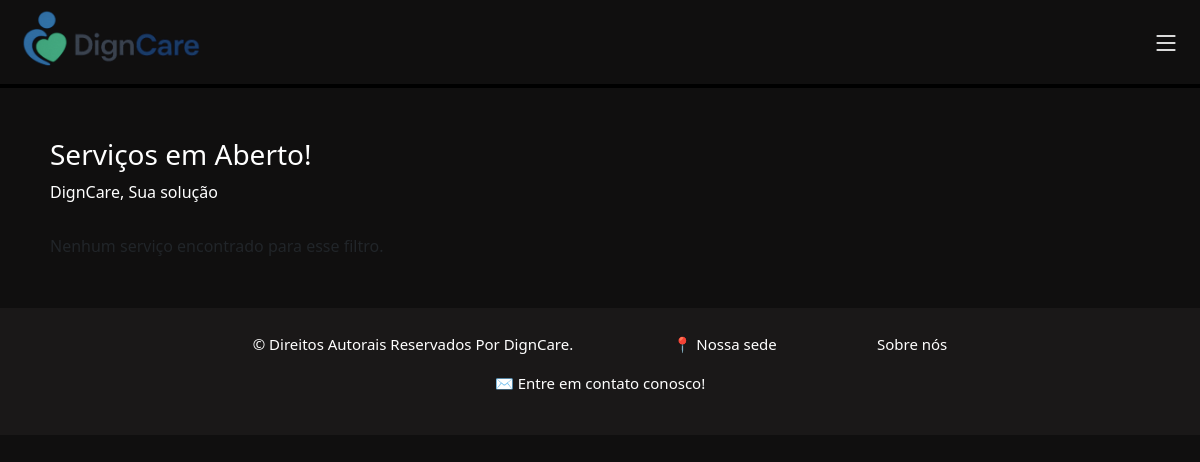
Page /html/servicos_abertos.php on the earlier database version.
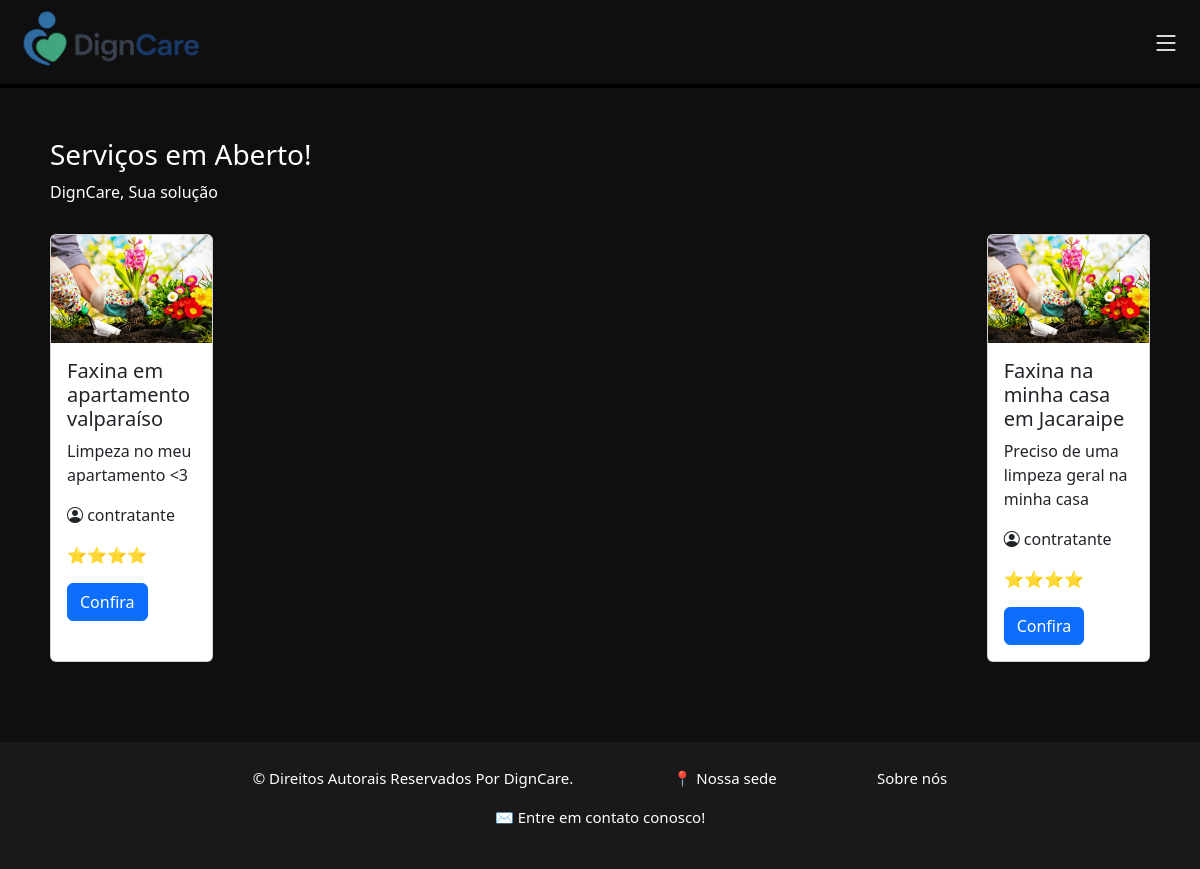
Same page on the later database version.
### tables this page shows
CREATE TABLE `servico` (
  `servico_id` int NOT NULL AUTO_INCREMENT,
  `user_id_contratante` int NOT NULL,
  `user_id_contratado` int DEFAULT NULL,
  `local_id` int DEFAULT NULL,
  `tipoServico_id` int NOT NULL,
  `servico_data_criado` date DEFAULT NULL,
  `servico_data_realizado` date DEFAULT NULL,
  `avaliacao_id` int DEFAULT NULL,
  `servico_titulo` varchar(45) NOT NULL,
  `servico_descricao` varchar(250) DEFAULT NULL,
  `servico_valor` decimal(10,2) NOT NULL,
  PRIMARY KEY (`servico_id`),
  KEY `user_id_contratante_idx` (`user_id_contratante`),
  KEY `user_id_contratado_idx` (`user_id_contratado`),
  KEY `local_id_idx` (`local_id`),
  KEY `tipoServico_id_idx` (`tipoServico_id`),
  KEY `avaliacao_id_idx` (`avaliacao_id`),
  CONSTRAINT `fk_avaliacao_id` FOREIGN KEY (`avaliacao_id`) REFERENCES `avaliacao` (`avaliacao_id`)
);

CREATE TABLE `usuario` (
  `usr_id` int NOT NULL AUTO_INCREMENT,
  `usr_nome` varchar(50) NOT NULL,
  `usr_cpf` varchar(45) NOT NULL,
  `usr_idade` int DEFAULT NULL,
  `usr_tipo` varchar(45) DEFAULT NULL,
  `usr_email` varchar(45) NOT NULL,
  `usr_senha` varchar(100) NOT NULL,
  `tipoServico_id` int DEFAULT NULL,
  `avaliacao_id` int DEFAULT NULL,
  PRIMARY KEY (`usr_id`),
  UNIQUE KEY `usr_cpf_UNIQUE` (`usr_cpf`),
  UNIQUE KEY `usr_email_UNIQUE` (`usr_email`),
  KEY `tipoServico_id_idx` (`tipoServico_id`),
  KEY `avaliacao_id_idx` (`avaliacao_id`),
  CONSTRAINT `avaliacao_id` FOREIGN KEY (`avaliacao_id`) REFERENCES `avaliacao` (`avaliacao_id`),
  CONSTRAINT `tipoServico_id` FOREIGN KEY (`tipoServico_id`) REFERENCES `tiposervico` (`tipoServico_id`)
);

### html/servicos_abertos.php (the view, shortened to what this page needs)
<!DOCTYPE html>
<html lang="pt-br">
<head>
    <link rel="stylesheet" href="/CSS/serviços_abertos.css">
    <link href="https://cdn.jsdelivr.net/npm/bootstrap@5.3.6/dist/css/bootstrap.min.css" rel="stylesheet"
>
    <link rel="stylesheet" href="https://cdn.jsdelivr.net/npm/bootstrap-icons@1.10.5/font/bootstrap-icons.css">
</head>
<body class="fundo">
    <header>
        <nav class="navbar borda">
            <div class="nav justify-content-start">
                <a href="/html/home.php"><img class="mexe" src="/img/logo_horizontal.png" alt="logo" width="225"></a>
            </div>
            <div class="menu-icon" type="sidbar" data-bs-toggle="offcanvas" data-bs-target="#offcanvasRight"
                aria-controls="offcanvasRight"><i class="bi bi-list fs-3 iconscss"></i></div>
        </nav>
    </header>
    <section style="margin: 50px;">
        <div class="textcolor" style="margin-bottom: 30px;">
            <h3>Serviços em Aberto!</h3>
            <p>DignCare, Sua solução</p>
        </div>
            <?php
                require_once '../php/conecta_bd.php';
                $filtro = 3;
                try {
                    if ($filtro === 0) {
                        echo "<h4>Selecione um filtro para exibir os serviços.</h4>";
                    } else {
                        $sql = "SELECT s.*, u.usr_nome FROM servico s JOIN usuario u ON s.user_id_contratante = u.usr_id WHERE s.tipoServico_id = :filtro";
                        $stmt = $pdo->prepare($sql);
                        $stmt->execute(['filtro' => $filtro]);
                        $servicos = $stmt->fetchAll(PDO::FETCH_ASSOC);
                        if (count($servicos) > 0) {
                            echo '<div class="row row-cols-1 row-cols-md-6 g-4 espaçamento" style="margin-bottom: 80px;">';
                            foreach ($servicos as $servico) {
                                echo '
                                <div class="col">
                                    <div class="card h-100">
                                        <img src="/img/Jardinagem.png" class="card-img-top" alt="Imagem do serviço">
                                        <div class="card-body">
                                            <h5 class="card-title">'.htmlspecialchars($servico["servico_titulo"]).'</h5>
                                            <p class="card-text">'.htmlspecialchars($servico["servico_descricao"]).'</p>
                                            <p><i class="bi bi-person-circle"></i> '.htmlspecialchars($servico["usr_nome"]).'</p>
                                            <p>⭐⭐⭐⭐</p>
                                            <a href="/html/chat.php" class="btn btn-primary">Confira</a>
                                        </div>
                                    </div>
                                </div>
                                ';
                            }
                            echo '</div>';
                        } else {
                            echo "<p>Nenhum serviço encontrado para esse filtro.</p>";
                        }
                    }
                } catch (PDOException $e) {
                    echo "Erro ao buscar serviços: " . $e->getMessage();
                }
            ?>
    </section>
    <footer class="py-4 mt-auto texto">
        <div class="fs-6">
            <p class="mexe">&copy; Direitos Autorais Reservados Por DignCare.</p>
            <p ><a class="mexe" href="https://maps.app.goo.gl/9GVxGAeCZJMZK6yYA" target="_blank">📍 Nossa sede</a></p>
            <p ><a class="mexe" href="/html/sobre.php">Sobre nós</a></p>
            <p ><a class="mexe" href="mailto:digncare@gmail.com">✉ Entre em contato conosco!</a></p>
        </div>
    </footer>
</body>
</html>

### CSS/serviços_abertos.css (style rules this page uses)
body { opacity: 0; transition: opacity 0.5s ease-in; }
body.loaded { opacity: 1; }
.fundo { background-color: rgba(16, 15, 15, 1) !important; }
.borda { border-bottom: 4px solid black; }
.textcolor { color: white !important; }
.mexe { transition: transform 0.3s ease; }
.iconscss { color:white; }
.espaçamento { justify-content: space-between; }
footer { margin-top: 15%; padding: 10%; background-color: rgb(26, 24, 24) ; text-align: center; }
footer>div>p { padding-inline: 5%; display: inline-flex; font-size: 15px !important; }
footer > a, a:link, a:visited, a:active { text-decoration: none; color: white; }
.iconscss { font-size: 30px; color:white; margin-right: 20px; }
.texto { color: white !important; font-size: 20px !important; }

Differences in the rows shown:
added servico: servico_titulo "Faxina em apartamento valparaíso", servico_descricao "Limpeza no meu apartamento <3", usuario.usr_nome "contratante"
added servico: servico_titulo "Faxina na minha casa em Jacaraipe", servico_descricao "Preciso de uma limpeza geral na minha casa", usuario.usr_nome "contratante"
Other differences:
text no longer shown: "Nenhum serviço encontrado para esse filtro."
